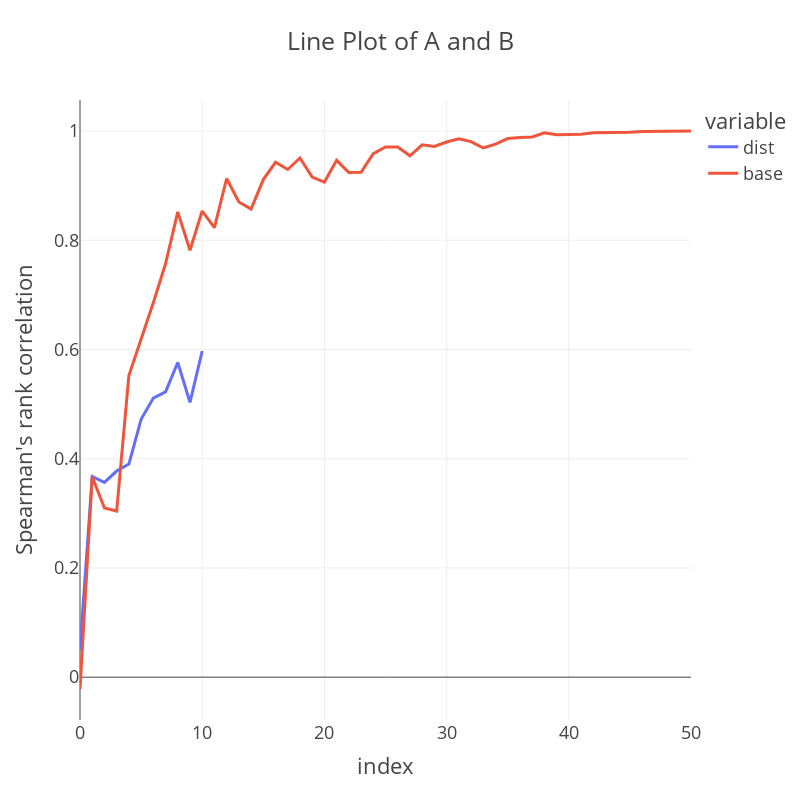

This figure's notebook cell:
### Code cell
import plotly.express as px

# Create a line plot with two lines (one for each column)
fig = px.line(corr_df.reset_index(drop=True), y=['dist', 'base'], title="Line Plot of A and B")
fig.update_layout(width=800, height=800, template="presentation",
                 yaxis_title="Spearman's rank correlation")
# Show the plot
fig.show()

### Figure 1 — Plotly figure (JSON) as saved in the notebook; plotly's stock layout.template omitted (floating-point values rounded to 4 significant figures)
{"data": [{"hovertemplate": "variable=dist<br>index=%{x}<br>value=%{y}<extra></extra>", "legendgroup": "dist", "line": {"color": "#636efa", "dash": "solid"}, "marker": {"symbol": "circle"}, "mode": "lines", "name": "dist", "orientation": "v", "showlegend": true, "type": "scatter", "x": [0, 1, 2, 3, 4, 5, 6, 7, 8, 9, 10, 11, 12, 13, 14, 15, 16, 17, 18, 19, 20, 21, 22, 23, 24, 25, 26, 27, 28, 29, 30, 31, 32, 33, 34, 35, 36, 37, 38, 39, 40, 41, 42, 43, 44, 45, 46, 47, 48, 49, 50], "xaxis": "x", "y": [0.05037, 0.3674, 0.3566, 0.3773, 0.3902, 0.4722, 0.511, 0.5224, 0.5761, 0.5032, 0.5972, null, null, null, null, null, null, null, null, null, null, null, null, null, null, null, null, null, null, null, null, null, null, null, null, null, null, null, null, null, null, null, null, null, null, null, null, null, null, null, null], "yaxis": "y"}, {"hovertemplate": "variable=base<br>index=%{x}<br>value=%{y}<extra></extra>", "legendgroup": "base", "line": {"color": "#EF553B", "dash": "solid"}, "marker": {"symbol": "circle"}, "mode": "lines", "name": "base", "orientation": "v", "showlegend": true, "type": "scatter", "x": [0, 1, 2, 3, 4, 5, 6, 7, 8, 9, 10, 11, 12, 13, 14, 15, 16, 17, 18, 19, 20, 21, 22, 23, 24, 25, 26, 27, 28, 29, 30, 31, 32, 33, 34, 35, 36, 37, 38, 39, 40, 41, 42, 43, 44, 45, 46, 47, 48, 49, 50], "xaxis": "x", "y": [-0.02168, 0.367, 0.3098, 0.3041, 0.5523, 0.6169, 0.6854, 0.7568, 0.852, 0.7817, 0.8534, 0.8232, 0.913, 0.87, 0.857, 0.9111, 0.9427, 0.9296, 0.9506, 0.9157, 0.9065, 0.9463, 0.924, 0.9244, 0.9584, 0.9709, 0.9708, 0.9545, 0.9748, 0.9717, 0.9799, 0.9857, 0.9805, 0.9689, 0.976, 0.9861, 0.9883, 0.9891, 0.9966, 0.9932, 0.9934, 0.9942, 0.9968, 0.997, 0.9977, 0.9977, 0.9993, 0.9997, 0.9998, 0.9999, 1], "yaxis": "y"}], "layout": {"height": 800, "legend": {"title": {"text": "variable"}, "tracegroupgap": 0}, "title": {"text": "Line Plot of A and B"}, "width": 800, "xaxis": {"anchor": "y", "autorange": true, "domain": [0, 1], "range": [0, 50], "title": {"text": "index"}, "type": "linear"}, "yaxis": {"anchor": "x", "autorange": true, "domain": [0, 1], "range": [-0.07844, 1.057], "title": {"text": "Spearman's rank correlation"}, "type": "linear"}}}
